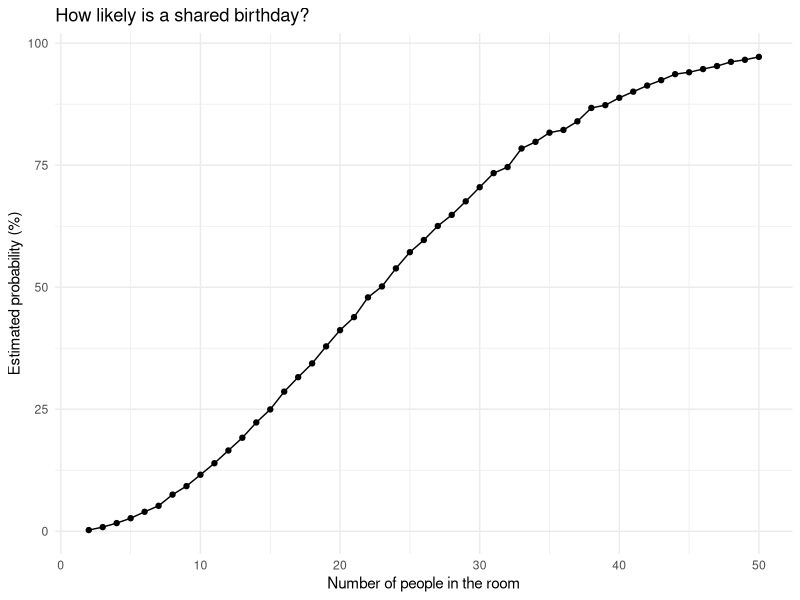

The R script that drew this image: (Note: this script raises an error after producing the figure.)
## ---- chunk 1
library(tidyverse)
set.seed(1)

knitr::opts_chunk$set(
  fig.width = 7,
  fig.asp = .6,
  out.width = "90%"
)
theme_set(theme_minimal() + theme(legend.position = "bottom"))
## ---- chunk 2
sim_birthday = function(n) {
  birthdays = sample(1:365, n, replace = TRUE)
  n_distinct(birthdays) < n
}
## ---- chunk 3
birthday_sims =
  expand_grid(group_size = 2:50, iter = 1:10000) |>
  mutate(shared = map_lgl(group_size, sim_birthday))

birthday_prob =
  birthday_sims |>
  group_by(group_size) |>
  summarize(prob = mean(shared))
## ---- chunk 4
birthday_prob |>
  ggplot(aes(x = group_size, y = 100 * prob)) +
  geom_point() +
  geom_line() +
  labs(
    title = "How likely is a shared birthday?",
    x = "Number of people in the room",
    y = "Estimated probability (%)"
  )
## ---- chunk 5
file_df = tibble(
  files = list.files("data/hw5_data/"),
  path = str_c("data/hw5_data/", files)
)
## ---- chunk 6
study_wide =
  file_df |>
  mutate(data = map(path, read_csv, show_col_types = FALSE)) |>
  unnest(cols = data)
## ---- chunk 7
study_long =
  study_wide |>
  mutate(
    subj = str_replace(files, "\\.csv$", ""),
    arm = str_sub(subj, 1, 3),
    arm = case_when(
      arm == "con" ~ "control",
      arm == "exp" ~ "experimental"
    )
  ) |>
  pivot_longer(
    week_1:week_8,
    names_prefix = "week_",
    names_to = "week",
    values_to = "outcome"
  ) |>
  mutate(week = as.numeric(week)) |>
  select(subj, arm, week, outcome)
## ---- chunk 8
study_long |>
  ggplot(aes(x = week, y = outcome, group = subj, color = arm)) +
  geom_point() +
  geom_path() +
  facet_grid(~arm) +
  scale_x_continuous(breaks = 1:8) +
  labs(
    title = "Weekly outcomes by study arm",
    x = "Week",
    y = "Observed outcome"
  ) +
  theme(legend.position = "none")
## ---- chunk 9
sim_t_test = function(true_mu) {
  x = rnorm(30, mean = true_mu, sd = 5)

  t.test(x, mu = 0) |>
    broom::tidy() |>
    select(mu_hat = estimate, p_value = p.value)
}
## ---- chunk 10
test_sims =
  expand_grid(true_mu = 0:6, iter = 1:5000) |>
  mutate(result = map(true_mu, sim_t_test)) |>
  unnest(cols = result) |>
  mutate(reject = p_value < 0.05)
